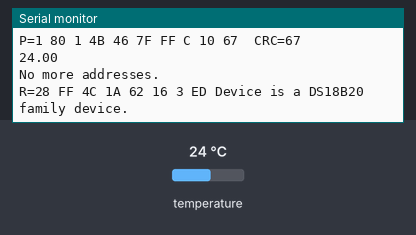
This sketch was run on a simulated Arduino Uno, built with avr-gcc and run on an emulated ATmega328P. Shown: the last lines printed to the serial monitor. The inputs (shaded band) are chosen by the test bench; at power-on: temperature 24 °C.

Above: at 2.8 s.
2.9 s: temperature set to 12 °C
At 4.0 s:
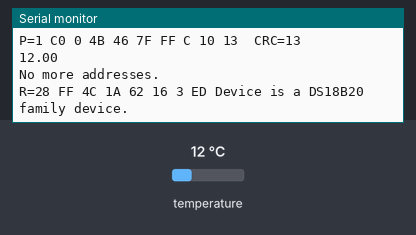
5.7 s: temperature set to 28 °C
At 7.2 s:
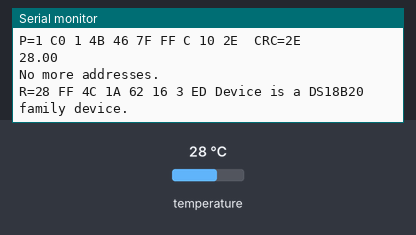
8.8 s: temperature set to 33 °C
At 10.4 s:
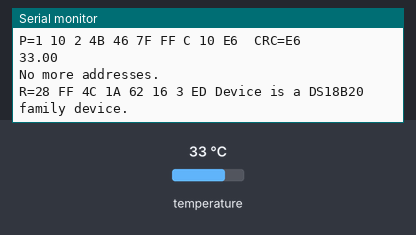
12.0 s: temperature set to 7 °C
At 13.6 s:
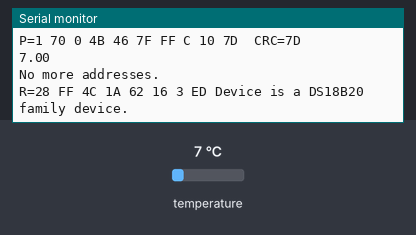
15.2 s: temperature set to 10 °C
At 16.8 s:
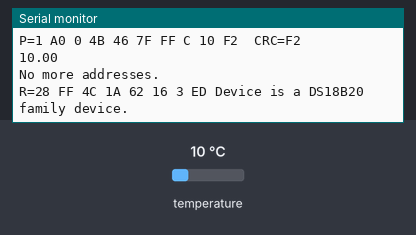
18.4 s: temperature set to 8 °C
At 20.0 s:
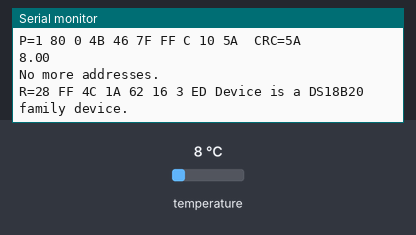
Timing chart, 0 to 21.5 s (numbered marks = the images above; inputs shaded):
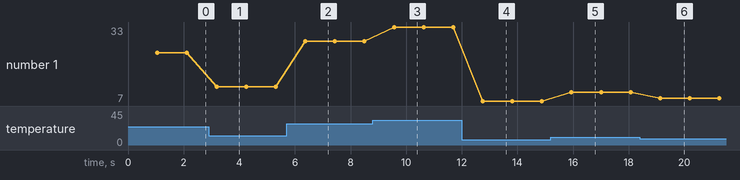

The sketch:

temper.ino
```cpp
#include <OneWire.h>

// DS18S20 Temperature chip i/o
OneWire ds(10);  // on pin 10

void setup(void) {
  // initialize inputs/outputs
  // start serial port
  Serial.begin(9600);
}

void loop(void) {

  //For conversion of raw data to C
  int HighByte, LowByte, TReading, SignBit, Tc_100, Whole, Fract;

  byte i;
  byte present = 0;
  byte data[12];
  byte addr[8];

  if ( !ds.search(addr)) {
      Serial.print("No more addresses.\n");
      ds.reset_search();
      return;
  }

  Serial.print("R=");
  for( i = 0; i < 8; i++) {
    Serial.print(addr[i], HEX);
    Serial.print(" ");
  }

  if ( OneWire::crc8( addr, 7) != addr[7]) {
      Serial.print("CRC is not valid!\n");
      return;
  }

  if ( addr[0] == 0x10) {
      Serial.print("Device is a DS18S20 family device.\n");
  }
  else if ( addr[0] == 0x28) {
      Serial.print("Device is a DS18B20 family device.\n");
  }
  else {
      Serial.print("Device family is not recognized: 0x");
      Serial.println(addr[0],HEX);
      return;
  }

  ds.reset();
  ds.select(addr);
  ds.write(0x44,1);         // start conversion, with parasite power on at the end

  delay(1000);     // maybe 750ms is enough, maybe not
  // we might do a ds.depower() here, but the reset will take care of it.

  present = ds.reset();
  ds.select(addr);
  ds.write(0xBE);         // Read Scratchpad

  Serial.print("P=");
  Serial.print(present,HEX);
  Serial.print(" ");
  for ( i = 0; i < 9; i++) {           // we need 9 bytes
    data[i] = ds.read();
    Serial.print(data[i], HEX);
    Serial.print(" ");
  }
  Serial.print(" CRC=");
  Serial.print( OneWire::crc8( data, 8), HEX);
  Serial.println();

  //Conversion of raw data to C
  LowByte = data[0];
  HighByte = data[1];
  TReading = (HighByte << 8) + LowByte;
  SignBit = TReading & 0x8000;  // test most sig bit
  if (SignBit) // negative
  {
    TReading = (TReading ^ 0xffff) + 1; // 2's comp
  }
  Tc_100 = (6 * TReading) + TReading / 4;    // multiply by (100 * 0.0625) or 6.25

  Whole = Tc_100 / 100;  // separate off the whole and fractional portions
  Fract = Tc_100 % 100;


  if (SignBit) // If its negative
  {
     Serial.print("-");
  }
  Serial.print(Whole);
  Serial.print(".");
  if (Fract < 10)
  {
     Serial.print("0");
  }
  Serial.print(Fract);

  Serial.print("\n");
  //End conversion to C
}
```

Measured:
- after the input at 2.9 s, the serial monitor: prints a new line after 0.24 s (image 1)
- after the input at 5.7 s, the serial monitor: prints a new line after 0.64 s (image 2)
- after the input at 8.8 s, the serial monitor: prints a new line after 0.73 s (image 3)
- after the input at 12.0 s, the serial monitor: prints a new line after 0.72 s (image 4)
- after the input at 15.2 s, the serial monitor: prints a new line after 0.70 s (image 5)
- after the input at 18.4 s, the serial monitor: prints a new line after 0.70 s (image 6)
- plotted number 1: 24 → 12 after the input at 2.9 s, 28 → 33 after the input at 8.8 s, 10 → 8 after the input at 18.4 s
